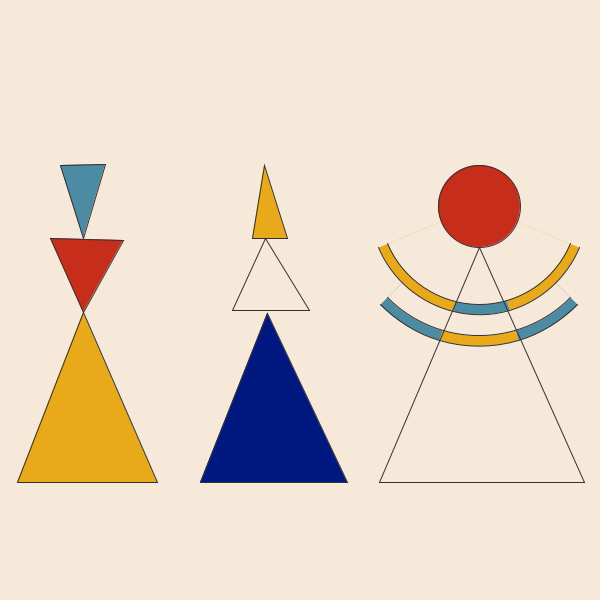
Frame 1 (no input)
Frame 60 (the mouse pressed at the canvas centre just before this capture): identical to frame 1, image omitted
Frame 120 (the mouse held since frame 60 and released just before this capture): identical to frame 1, image omitted

The Processing sketch that drew this single still picture (run headless with seeded random() and noise(); from frame 60 on, the mouse is pressed at the canvas centre):

// Processing sketch: processing_109077
// ── processing_109077.pde

void setup(){
  size(600,600);
 
}

void draw(){
  background(247,233,217);

//drawing... ha...//
  stroke(50);
  fill(77,138,163);
  triangle(60,165,105,164,83,238);
  fill(198,45,26);
  triangle(50,238,123,240,83,312);
  fill(232,170,26);
  triangle(83,312,157,482,17,482);
  
  fill(232,170,26);
  triangle(264,165,252,238,287,238);
  noFill();
  quad(265,238,232,310,309,310,309,310);
  fill(0,24,127);
  triangle(267,313,200,482,347,482);
  //////////////
  
  fill(77,138,163);
  arc(479,206,280,280,QUARTER_PI,HALF_PI-PI/11);
  fill(232,170,26);
  arc(479,206,280,280,HALF_PI-PI/11,HALF_PI+PI/11);
  fill(77,138,163);
  arc(479,206,280,280,HALF_PI+PI/11,PI-QUARTER_PI);
  
  fill(247,233,217);
  arc(479,206,260,260,QUARTER_PI,PI-QUARTER_PI);
  
  
  
  /////////////////
  
  
  

  fill(232,170,26);
  arc(479,206,217,217,PI/8,HALF_PI-PI/11);
  fill(77,138,163);
  arc(479,206,217,217,HALF_PI-PI/11,HALF_PI+PI/13);
  fill(232,170,26);
  arc(479,206,217,217,HALF_PI+PI/13,PI-PI/8);
  
  fill(247,233,217);
  arc(479,206,197,197,PI/8,PI-PI/8);
  
 
  fill(198,45,26);
  ellipseMode(CENTER);
  ellipse(479,206,82,82);
  noFill();
  triangle(479,247,379,482,584,482);

}
